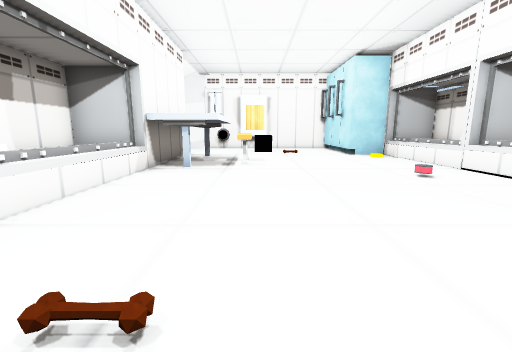
view 1 (above)

14 first-person views from a walk through a scene from a Unity 3-D project. The camera is 1.2 m above the floor, tilts 10° down and sees 90° across. Doors are open. The floor is counted in squares, 1 m on a side. Each view is taken from the middle of a square. On the plan, view 1 faces up. The plan holds only what a view shows up to about 12 squares ahead; the rest is blank. The place goes on beyond the plan. The player character is not drawn. Some surface patterns are stand-ins.

view 2
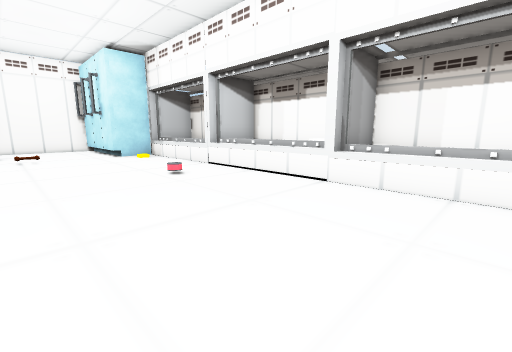

view 3
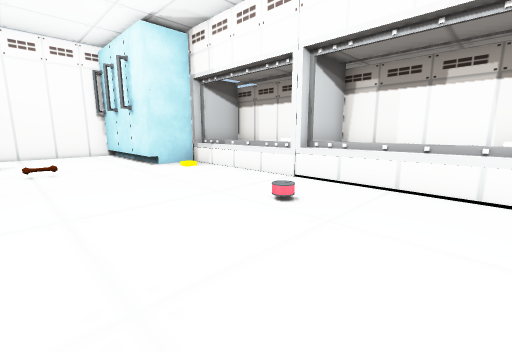

view 4
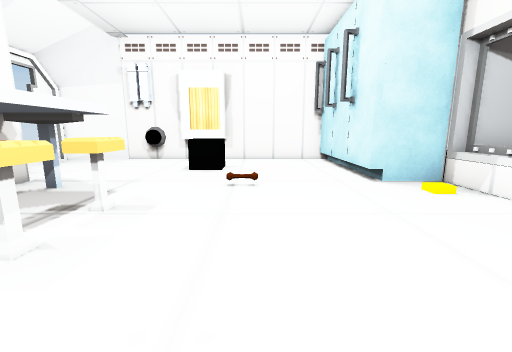

view 5
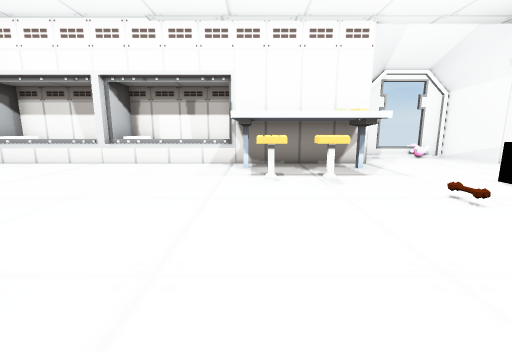

view 6
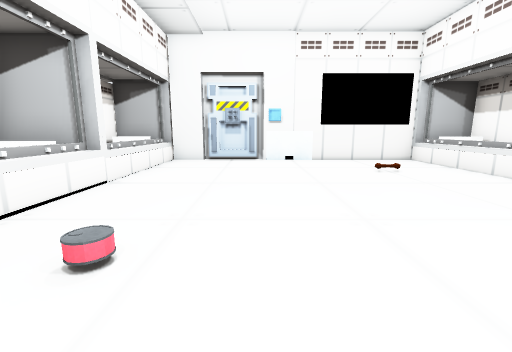

view 7
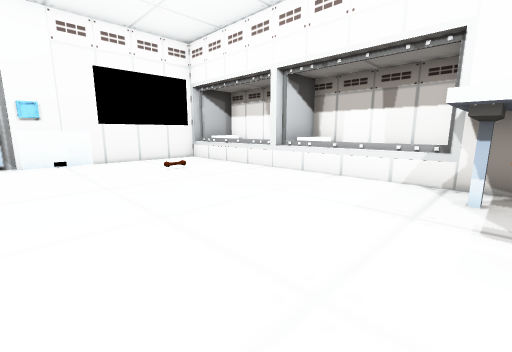

view 8
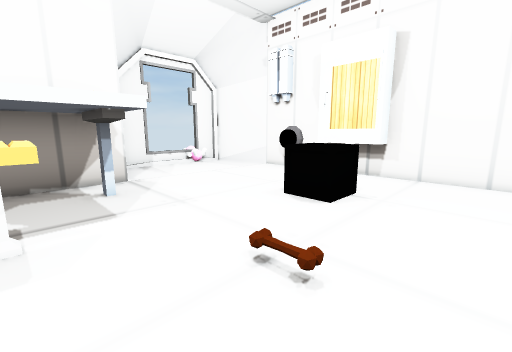

view 9
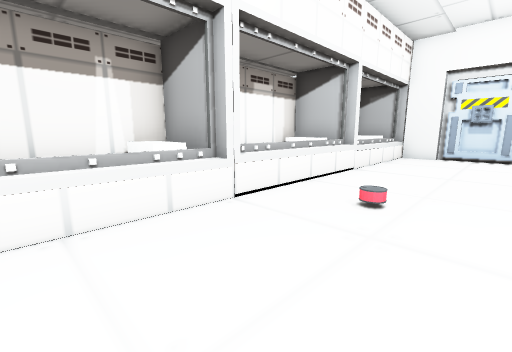

view 10
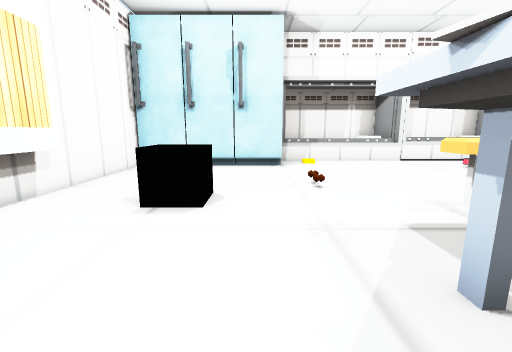

view 11
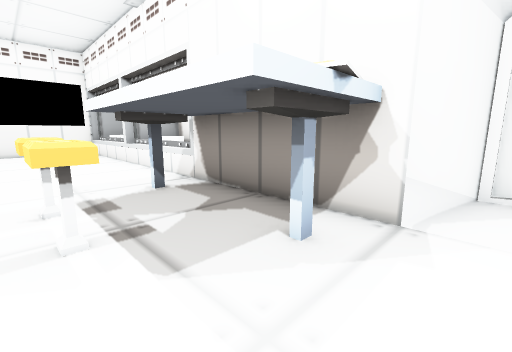

view 12
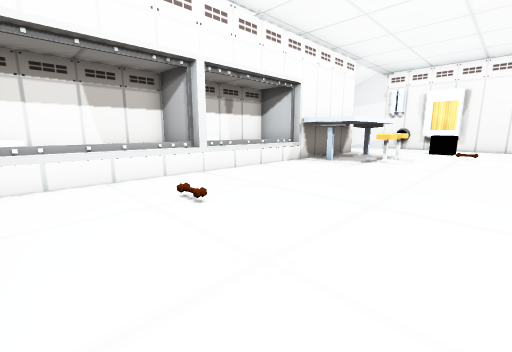

view 13
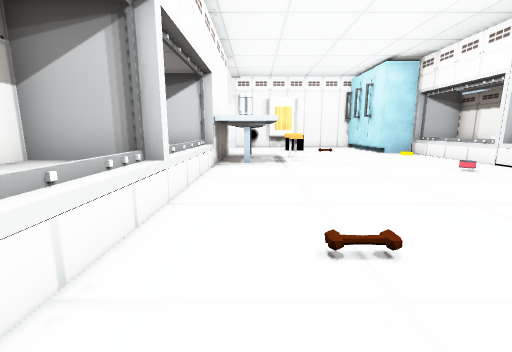

view 14
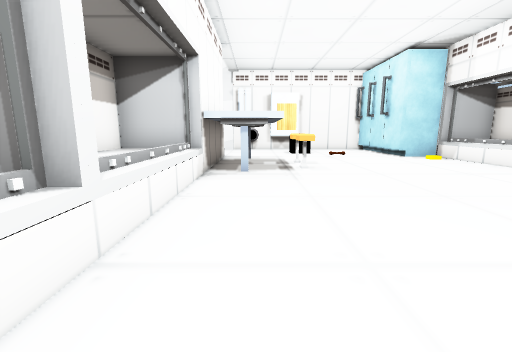

### Floor plan
Key: @ floor where view 1 was taken; # wall or solid block; . floor; D open door; T table; C cabinet; A TV; O other object.
Columns run from 6 left of view 1 to 9 right of it. Each row starts with its distance up from view 1.
 18 ###### #####C
 17 O..........#CC
 16 D..........#C
 15 D.....OO...#C
 14 #..........#CC
 13  ##TT......#COOO
 12   #TTT.......O #
 11   #TTTO......O #
 10   #TTT.......O #
  9   #TTTO......OO#
  8 OOOTT........OO#
  7 OOO..........O #
  6 OOO..........O #
  5 O O..........O #
  4 OOO..........OO#
  3 OOO..........OO#
  2 OOO..........O #
  1 O O..........O #
  0 O O...@......O #
 -1 OOO..........OO#
 -2 OOOAAAA######OOO

Where each view was taken, in squares from view 1:
view 1: 0 up, 0 right, facing up
view 2: 0 up, 1 right, facing up-right
view 3: 4 up, 1 right, facing up-right
view 4: 7 up, 2 right, facing up
view 5: 9 up, 6 right, facing left
view 6: 9 up, 3 right, facing down
view 7: 9 up, 3 right, facing down-left
view 8: 11 up, 3 right, facing up-left
view 9: 11 up, 3 right, facing down-right
view 10: 14 up, 4 left, facing right
view 11: 14 up, 0 right, facing down-left
view 12: 1 down, 3 right, facing up-left
view 13: 1 down, 2 left, facing up
view 14: 1 up, 2 left, facing up
